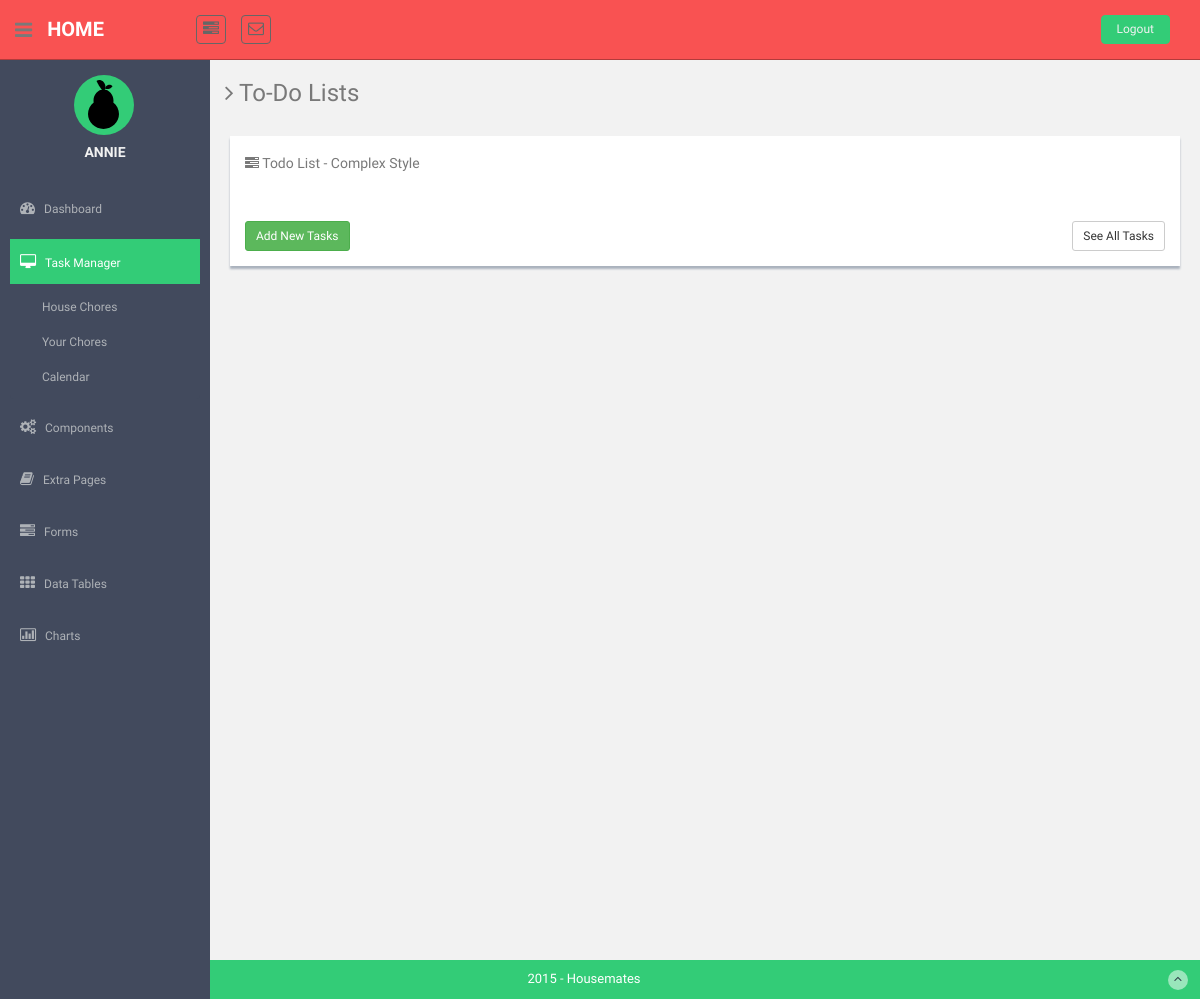
The app's page /chores (signed in), older data.
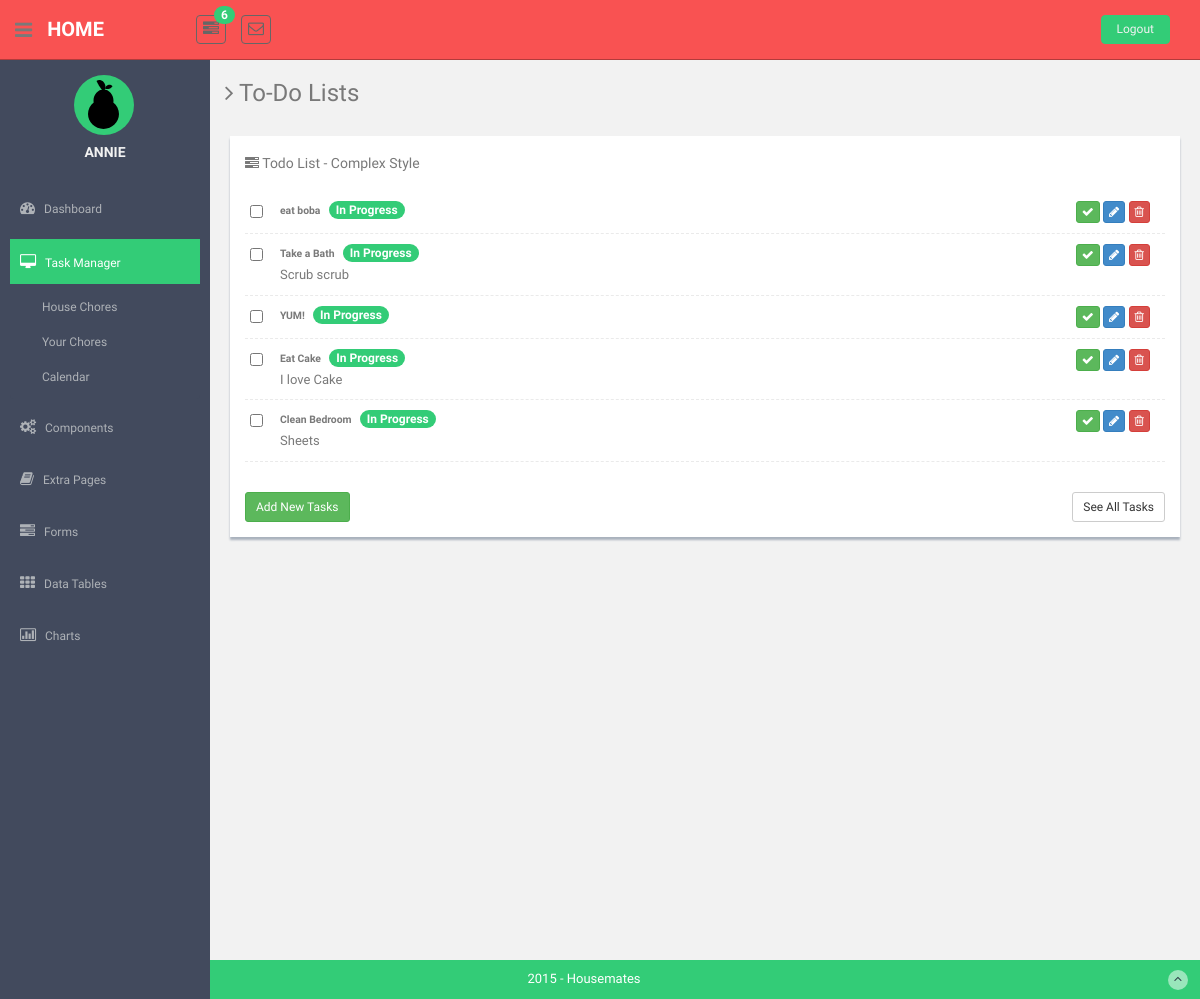
The same page, newer data.
### app/models.py (models this page shows, shortened)
class House(db.Model):
    __tablename__ = 'house'
    id = db.Column(db.Integer, primary_key=True)
    housename = db.Column(db.String(64), index=True, unique=True)
    password_hash = db.Column(db.String(128))
    users = db.relationship('User', backref='home', lazy='dynamic')
    chores = db.relationship('Chore', backref='home', lazy='dynamic')
    events = db.relationship('Event', backref='home', lazy='dynamic')
    messages = db.relationship('Message', backref='home', lazy='dynamic')

class User(db.Model):
    __tablename__ = 'user'
    id = db.Column(db.Integer, primary_key=True)
    username  = db.Column(db.String(64), index=True, unique=True)
    password_hash = db.Column(db.String(128))
    token = db.Column(db.String(128))
    email = db.Column(db.String(120), index=True, unique=True)
    house_id = db.Column(db.Integer, db.ForeignKey('house.id'))
    chores = db.relationship('Chore', backref='author', lazy='dynamic')
    followed = db.relationship('User',
                               secondary=followers,
                               primaryjoin=(followers.c.follower_id == id),
                               secondaryjoin=(followers.c.followed_id == id),
                               backref=db.backref('followers', lazy='dynamic'),
                               lazy='dynamic')
    messages = db.relationship('Message', backref='Message.sender_id', primaryjoin='User.id==Message.receiver_id', lazy='dynamic')
    def get_housename(self):
        return str(self.home.housename)
    def chore_count(self):
        return len(self.chores.all())
    def sorted_chores(self):
        return self.chores.order_by(Chore.timestamp.desc())
    def unread_messages(self):
        unread = 0
        for m in self.messages:
            if not m.read:
                unread += 1
        return unread

class Chore(db.Model):
    __tablename__ = 'chore'
    id = db.Column(db.Integer, primary_key = True)
    title = db.Column(db.String(64))
    description = db.Column(db.String(140))
    status = db.Column(db.Boolean, default=False) #Initalize all chores as incompleted
    timestamp = db.Column(db.DateTime)
    house_id = db.Column(db.Integer, db.ForeignKey('house.id'))
    user_id = db.Column(db.Integer, db.ForeignKey('user.id'))
    def get_status(self):
        if self.status:
            return 'Done'
        return 'In Progress'

### app/views.py (the view)
@app.route('/chores', methods=['GET', 'POST'])
@app.route('/chores/<int:page>', methods=['GET', 'POST'])
@login_required
def chores(page=1):
    user = g.user
    messages = user.messages.paginate(page, MESSAGES_PER_PAGE, False)
    chores = user.sorted_chores().paginate(page, CHORES_PER_PAGE, False)
    return render_template('todo_list.html',
                            title='Chores',
                            user=user,
                            messages=messages,
                            chores=chores)

### app/views.py (called while the page is built)
@lm.user_loader
def load_user(id):
    return User.query.get(int(id))

@app.before_request
def before_request():
    g.user = current_user

### app/templates/todo_list.html (shortened to what this page needs)
        {% extends "base.html" %}
        {% block content %}
        <h3><i class="fa fa-angle-right"></i> To-Do Lists</h3>
              <div class="row mt">
                  <div class="col-md-12">
                      <section class="task-panel tasks-widget">
	                	<div class="panel-heading">
	                        <div class="pull-left"><h5><i class="fa fa-tasks"></i> Todo List - Complex Style</h5></div>
	                        <br>
	                 	</div>
                          <div class="panel-body">
                              <div class="task-content">
                                  <ul class="task-list">
                                    {% for chore in chores.items %}
                                      <li>
                                          <div class="task-checkbox">
                                              <input type="checkbox" class="list-child" value=""  />
                                          </div>
                                          <div class="task-title">
                                            <span class="task-title-sp"><b>{{ chore.title }}</b></span>
                                            <span class="badge bg-theme">{{ chore.get_status() }}</span>
                                              <div class="pull-right hidden-phone">
                                                  <button class="btn btn-success btn-xs"><i class=" fa fa-check"></i></button>
                                                  <button class="btn btn-primary btn-xs" id="edit"><i class="fa fa-pencil"></i></button>
                                                  <button class="btn btn-danger btn-xs" id="delete"><i class="fa fa-trash-o "></i></button>
                                              </div>
                                          </div>
                                          <div class="task-description">
                                            <span class="task-desciption-sp">{{ chore.description }}</span>
                                          </div>
                                      </li>
                                      {% endfor %}
                                    </ul>
                              </div>
                              <div class=" add-task-row">
                                  <a data-bind="click: beginAdd" class="btn btn-success btn-sm pull-left" href="todo_list.html#">Add New Tasks</a>
                                  <a class="btn btn-default btn-sm pull-right" href="todo_list.html#">See All Tasks</a>
                              </div>
                          </div>
                      </section>
                  </div>
                </div>
{% endblock %}

### app/templates/base.html (shortened to what this page needs)
<!DOCTYPE html>
<html lang="en">
  <head>
    <link href="{{ url_for('static', filename='assets/css/bootstrap.css') }}" rel="stylesheet">
    <link href="{{ url_for('static', filename='assets/font-awesome/css/font-awesome.css') }}" rel="stylesheet" />
    <link href="{{ url_for('static', filename='assets/css/style.css') }}" rel="stylesheet">
    <link href="{{ url_for('static', filename='assets/css/style-responsive.css') }}" rel="stylesheet">
    <link href="{{ url_for('static', filename='css/home_style.css') }}" rel="stylesheet">
    <link rel="stylesheet" href="{{ url_for('static', filename='assets/css/to-do.css') }}">
  </head>
  <body>
  <section id="container" >
      <header class="header black-bg">
              <div class="sidebar-toggle-box">
                  <div class="fa fa-bars tooltips" data-placement="right" data-original-title="Toggle Navigation"></div>
              </div>
            <a href="{{ url_for('index') }}" class="logo"><b>{{ user.get_housename() }}</b></a>
            <div class="nav notify-row" id="top_menu">
                <ul class="nav top-menu">
                    <li class="dropdown">
                        <a data-toggle="dropdown" class="dropdown-toggle" href="#">
                            <i class="fa fa-tasks"></i>
                            {% if user.chore_count() > 0 %}
                            <span class="badge bg-theme">
                              {{ user.chore_count() }}
                            </span>
                            {% endif %}
                        </a>
                    </li>
                    <li id="header_inbox_bar" class="dropdown">
                        <a data-toggle="dropdown" class="dropdown-toggle" href="#">
                            <i class="fa fa-envelope-o" id="badge"></i>
                        </a>
                    </li>
                </ul>
            </div>
            <div class="top-menu">
            	<ul class="nav pull-right top-menu">
                <li><a class="logout" href="{{ url_for('logout') }}">Logout</a></li>
            	</ul>
            </div>
        </header>
      <aside>
          <div id="sidebar"  class="nav-collapse ">
              <ul class="sidebar-menu" id="nav-accordion">
                <p class="centered"><a class='user'href="{{ url_for('user', username=g.user.username) }}"><img src="{{ url_for('static', filename='images/pear.svg') }}" alt="profile"></a></p>
              	  <h5 class="centered">{{ user.username.upper() }}</h5>
                  <li class="mt">
                  <a href="{{ url_for('index') }}">
                          <i class="fa fa-dashboard"></i>
                          <span>Dashboard</span>
                      </a>
                  </li>
                  <li class="sub-menu">
                      <a class="active" href="javascript:;" >
                          <i class="fa fa-desktop"></i>
                          <span>Task Manager</span>
                      </a>
                      <ul class="sub">
                        <li><a href="{{ url_for('chores') }}">House Chores</a></li>
                        <li><a  href="{{ url_for('personal_chores') }}">Your Chores</a></li>
                        <li><a  href="{{ url_for('calendar') }}">Calendar</a></li>
                      </ul>
                  </li>
                  <li class="sub-menu">
                      <a href="javascript:;" >
                          <i class="fa fa-cogs"></i>
                          <span>Components</span>
                      </a>
                  </li>
                  <li class="sub-menu">
                      <a href="javascript:;" >
                          <i class="fa fa-book"></i>
                          <span>Extra Pages</span>
                      </a>
                  </li>
                  <li class="sub-menu">
                      <a href="javascript:;" >
                          <i class="fa fa-tasks"></i>
                          <span>Forms</span>
                      </a>
                  </li>
                  <li class="sub-menu">
                      <a href="javascript:;" >
                          <i class="fa fa-th"></i>
                          <span>Data Tables</span>
                      </a>
                  </li>
                  <li class="sub-menu">
                      <a href="javascript:;" >
                          <i class=" fa fa-bar-chart-o"></i>
                          <span>Charts</span>
                      </a>
                  </li>
              </ul>
          </div>
      </aside>
      <section id="main-content">
          <section class="wrapper site-min-height">
            {% block content %}
            {% endblock %}
      </section><! --/wrapper -->
      </section>
      <footer class="site-footer">
          <div class="text-center">
              2015 - Housemates
              <a href="#" class="go-top">
                  <i class="fa fa-angle-up"></i>
              </a>
          </div>
      </footer>
  </section>
  </body>
</html>

### app/static/assets/css/style.css (style rules this page uses)
body { color: #797979; background: #f2f2f2; font-family: 'Ruda', sans-serif; padding: 0px !important; margin: 0px !important; font-size:13px; }
ul li { list-style: none; }
a, a:hover, a:focus { text-decoration: none; outline: none; }
#container { width: 100%; height: 100%; }
.bg-theme { background-color: #33cc77; }
.centered { text-align: center; }
.mt { margin-top: 25px; }
ul.top-menu > li > .logout { color: #f2f2f2; font-size: 12px; border-radius: 4px; -webkit-border-radius: 4px; border: 1px solid #33cc77 !important; padding: 5px 15px; margin-right: 15px; background: #33cc77; margin-top: 15px; }
#sidebar { width: 210px; height: 100%; position: fixed; background: #424a5d; }
#sidebar h5 { color: #f2f2f2; font-weight: 700; }
#sidebar ul li { position: relative; }
#sidebar .sub-menu > .sub li { padding-left: 32px; }
#sidebar .sub-menu > .sub li:last-child { padding-bottom: 10px; }
ul.sidebar-menu , ul.sidebar-menu li ul.sub { margin: -2px 0 0; padding: 0; }
ul.sidebar-menu { margin-top: 75px; }
#sidebar > ul > li > ul.sub { display: none; }
#sidebar > ul > li.active > ul.sub, #sidebar > ul > li > ul.sub > li > a { display: block; }
ul.sidebar-menu li ul.sub li { background: #424a5d; margin-bottom: 0; margin-left: 0; margin-right: 0; }
ul.sidebar-menu li ul.sub li:last-child { border-radius: 0 0 4px 4px; -webkit-border-radius: 0 0 4px 4px; }
ul.sidebar-menu li ul.sub li a { font-size: 12px; padding: 6px 0; line-height: 35px; height: 35px; -webkit-transition: all 0.3s ease; -moz-transition: all 0.3s ease; -o-transition: all 0.3s ease; -ms-transition: all 0.3s ease; transition: all 0.3s ease; color: #aeb2b7; }
ul.sidebar-menu li { margin-bottom: 5px; margin-left:10px; margin-right:10px; }
ul.sidebar-menu li.sub-menu { line-height: 15px; }
ul.sidebar-menu li a span { display: inline-block; }
ul.sidebar-menu li a { color: #aeb2b7; text-decoration: none; display: block; padding: 15px 0 15px 10px; font-size: 12px; outline: none; -webkit-transition: all 0.3s ease; -moz-transition: all 0.3s ease; -o-transition: all 0.3s ease; -ms-transition: all 0.3s ease; transition: all 0.3s ease; }
ul.sidebar-menu li a.active, ul.sidebar-menu li a:hover, ul.sidebar-menu li a:focus { background: #33cc77; color: #fff; display: block; -webkit-transition: all 0.3s ease; -moz-transition: all 0.3s ease; -o-transition: all 0.3s ease; -ms-transition: all 0.3s ease; transition: all 0.3s ease; }
ul.sidebar-menu li a i { font-size: 15px; padding-right: 6px; }
ul.sidebar-menu li a.active i { color: #fff; }
#main-content { margin-left: 210px; }
.header, .footer { min-height: 60px; padding: 0 15px; }
.header { position: fixed; left: 0; right: 0; z-index: 1002; }
.black-bg { background: #f95252; border-bottom: 1px solid #B23B3B; }
.wrapper { display: inline-block; margin-top: 60px; padding-left: 15px; padding-right: 15px; padding-bottom: 15px; padding-top: 0px; width: 100%; }
a.logo { font-size: 20px; color: #ffffff; float: left; margin-top: 15px; text-transform: uppercase; font-spacing: 1px; }
a.logo b { font-weight: 900; }
#top_menu .nav > li, ul.top-menu > li { float: left; }
.notify-row { float: left; margin-top: 15px; margin-left: 92px; }
ul.top-menu > li > a { color: #666666; font-size: 16px; border-radius: 4px; -webkit-border-radius: 4px; border:1px solid #666666 !important; padding: 2px 6px; margin-right: 15px; }
.notify-row .badge { position: absolute; right: -10px; top: -10px; z-index: 100; }
.sidebar-toggle-box { float: left; padding-right: 15px; margin-top: 20px; }
.sidebar-toggle-box .fa-bars { cursor: pointer; display: inline-block; font-size: 20px; }
.site-footer { background: #33cc77; color: #fff; padding: 10px 0; }
.go-top { margin-right: 1%; float: right; background: rgba(255,255,255,.5); width: 20px; height: 20px; border-radius: 50%; -webkit-border-radius: 50%; }
.go-top i { color: #2A3542; }
.site-min-height { min-height: 900px; }

### app/static/css/home_style.css (style rules this page uses)
a.user { width: 60px; height: 60px; background-color: #33cc77; background-size: cover; display: block; border-radius: 60px; -webkit-border-radius: 60px; -moz-border-radius: 60px; -webkit-transition: background-color 2s, opacity 2s; margin-left: 35%; padding-top: 5px; }
.tasks-widget .task-list li .task-title .task-title-sp { font-size: .8em; }

Row changes from the older to the newer data that the page shows:
added Chore: title "eat boba", get_status "In Progress"
added Chore: title "Take a Bath", get_status "In Progress", description "Scrub scrub"
added Chore: title "YUM!", get_status "In Progress"
added Chore: title "Eat Cake", get_status "In Progress", description "I love Cake"
added Chore: title "Clean Bedroom", get_status "In Progress", description "Sheets"
Text that changed along with them:
{{ user.chore_count() }}: (not shown) → "6"
